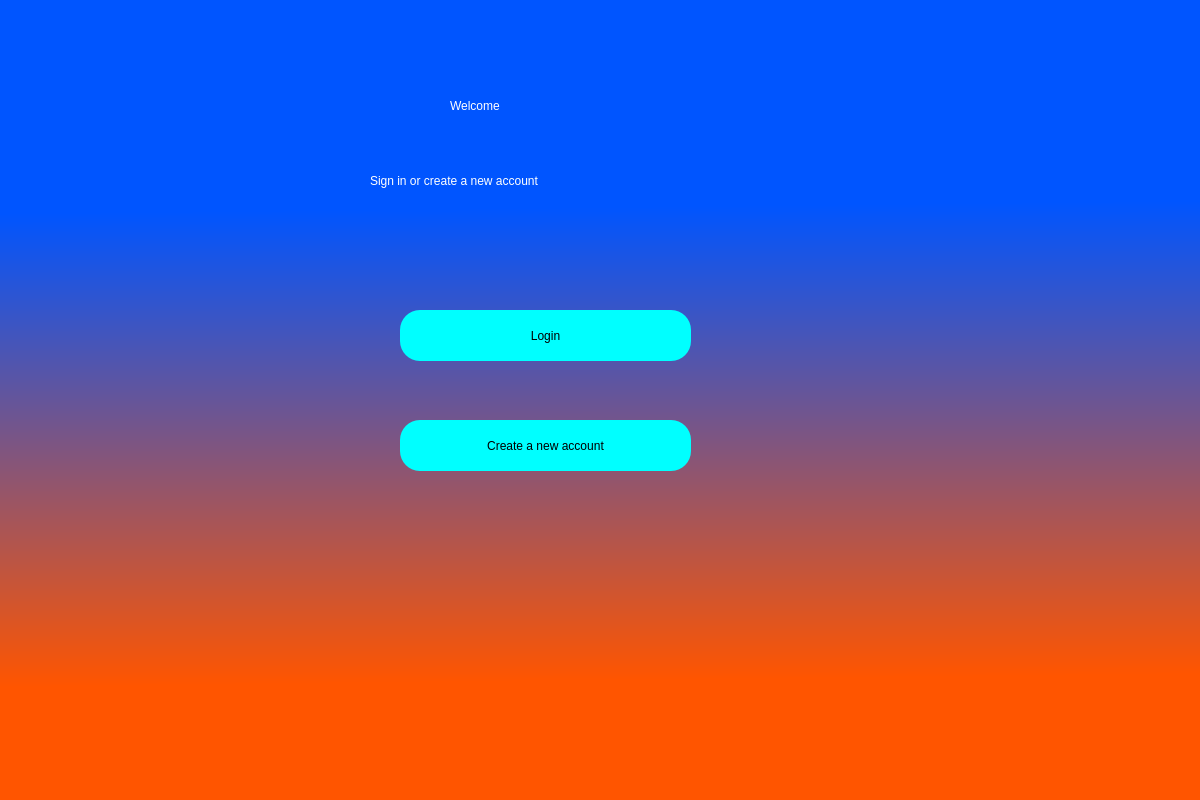
<?xml version="1.0" encoding="UTF-8"?>
<ui version="4.0">
 <class>Dialog</class>
 <widget class="QDialog" name="Dialog">
  <property name="geometry">
   <rect>
    <x>0</x>
    <y>0</y>
    <width>1200</width>
    <height>800</height>
   </rect>
  </property>
  <property name="windowTitle">
   <string>Dialog</string>
  </property>
  <widget class="QWidget" name="bgwidget" native="true">
   <property name="geometry">
    <rect>
     <x>0</x>
     <y>0</y>
     <width>1201</width>
     <height>801</height>
    </rect>
   </property>
   <property name="styleSheet">
    <string notr="true">QWidget#bgwidget{
background-color:qlineargradient(spread:pad, x1:0.293, y1:0.261, x2:0.304, y2:0.852273, stop:0 rgba(0, 85, 255, 255), stop:1 rgba(255, 85, 0, 255))}</string>
   </property>
   <widget class="QLabel" name="label">
    <property name="geometry">
     <rect>
      <x>450</x>
      <y>70</y>
      <width>221</width>
      <height>71</height>
     </rect>
    </property>
    <property name="styleSheet">
     <string notr="true">font: 36pt &quot;Sans Serif&quot;; color:rgb(255, 255, 255);</string>
    </property>
    <property name="text">
     <string>Welcome</string>
    </property>
   </widget>
   <widget class="QLabel" name="label_2">
    <property name="geometry">
     <rect>
      <x>370</x>
      <y>160</y>
      <width>411</width>
      <height>41</height>
     </rect>
    </property>
    <property name="styleSheet">
     <string notr="true">font: 18pt &quot;Sans Serif&quot;;color:rgb(255, 255, 255);</string>
    </property>
    <property name="text">
     <string>Sign in or create a new account</string>
    </property>
   </widget>
   <widget class="QPushButton" name="login">
    <property name="geometry">
     <rect>
      <x>400</x>
      <y>310</y>
      <width>291</width>
      <height>51</height>
     </rect>
    </property>
    <property name="styleSheet">
     <string notr="true">border-radius:20px; 
background-color: rgb(0, 255, 255);
font: 14pt &quot;Sans Serif&quot;;</string>
    </property>
    <property name="text">
     <string>Login</string>
    </property>
   </widget>
   <widget class="QPushButton" name="create">
    <property name="geometry">
     <rect>
      <x>400</x>
      <y>420</y>
      <width>291</width>
      <height>51</height>
     </rect>
    </property>
    <property name="styleSheet">
     <string notr="true">border-radius:20px; 
background-color: rgb(0, 255, 255);
font: 14pt &quot;Sans Serif&quot;;</string>
    </property>
    <property name="text">
     <string>Create a new account</string>
    </property>
   </widget>
  </widget>
 </widget>
 <resources/>
 <connections/>
</ui>
